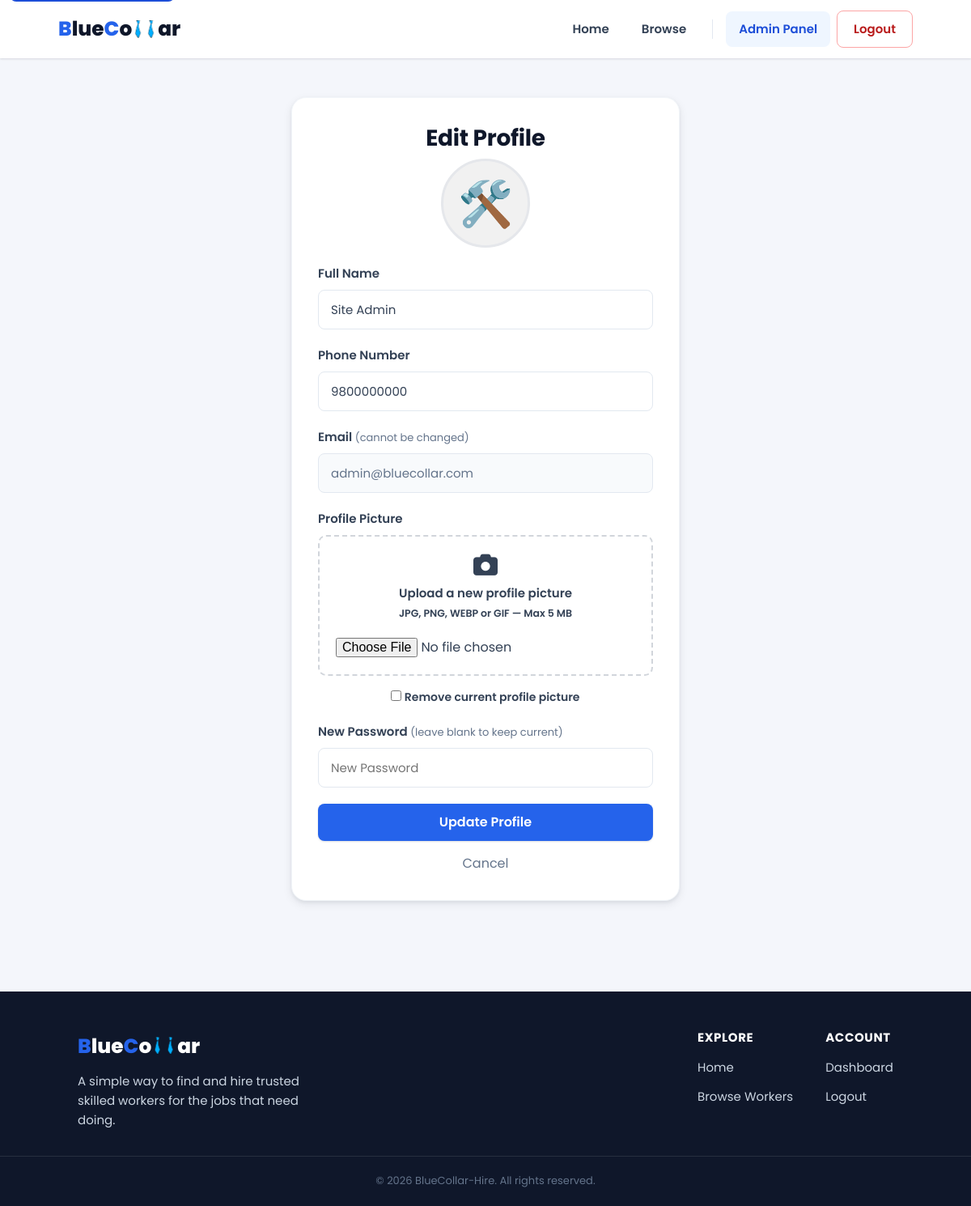
Screenshot of /user/profile.php (signed in) with the database file from the repository.
### tables this page shows
CREATE TABLE users (
    id INT AUTO_INCREMENT PRIMARY KEY,
    name VARCHAR(100) NOT NULL,
    email VARCHAR(150) NOT NULL UNIQUE,
    phone VARCHAR(20) NOT NULL,
    password VARCHAR(255) NOT NULL,
    role ENUM('client','worker','admin') NOT NULL DEFAULT 'client',
    avatar VARCHAR(20) DEFAULT '🙂',
    created_at TIMESTAMP DEFAULT CURRENT_TIMESTAMP
);

### config/session.php (called while the page is built, shortened)
<?php
function e($string)
{
    return htmlspecialchars($string ?? "", ENT_QUOTES, "UTF-8");
}

### user/profile.php (the view, shortened to what this page needs)
<?php
require_once "../config/session.php";
$user_id = $_SESSION['user_id'];
$stmt = mysqli_prepare($conn, "SELECT * FROM users WHERE id = ?");
mysqli_stmt_bind_param($stmt, "i", $user_id);
mysqli_stmt_execute($stmt);
$user = mysqli_stmt_get_result($stmt)->fetch_assoc();
?>
<!DOCTYPE html>
<html lang="en">
<head>
    <link
        rel="stylesheet"
        href="../assets/css/style.css"
    >
    <link
        rel="stylesheet"
        href="https://cdnjs.cloudflare.com/ajax/libs/font-awesome/6.7.1/css/all.min.css"
    >
</head>
<body>
<?php
include "../includes/navbar.php";
?>
<main id="main-content" class="form-page">
    <div class="form-container">
        <div class="form-card">
            <form
                method="POST"
                enctype="multipart/form-data"
                novalidate
            >
                <h2>Edit Profile</h2>
                <div class="profile-image-preview">
                    <div class="avatar-circle">
                        <?php if (
                            !empty($user['avatar']) &&
                            strpos(
                                $user['avatar'],
                                'uploads/profile/'
                            ) === 0
                        ): ?>
                            <img
                                src="../<?= e($user['avatar']) ?>"
                                alt="Current profile picture"
                            >
                        <?php elseif (!empty($user['avatar'])): ?>
                            <span class="avatar-emoji">
                                <?= e($user['avatar']) ?>
                            </span>
                        <?php else: ?>
                            <i class="fa-solid fa-user"></i>
                        <?php endif; ?>
                    </div>
                </div>
                <div class="field">
                    <label for="name">
                        Full Name
                    </label>
                    <input
                        type="text"
                        id="name"
                        name="name"
                        value="<?= e($user['name']) ?>"
                        autocomplete="name"
                        required
                    >
                </div>
                <div class="field">
                    <label for="phone">
                        Phone Number
                    </label>
                    <input
                        type="text"
                        id="phone"
                        name="phone"
                        value="<?= e($user['phone']) ?>"
                        autocomplete="tel"
                        required
                    >
                </div>
                <div class="field">
                    <label for="email">
                        Email
                        <span
                            class="hint"
                            style="display:inline;"
                        >
                            (cannot be changed)
                        </span>
                    </label>
                    <input
                        type="email"
                        id="email"
                        value="<?= e($user['email']) ?>"
                        disabled
                    >
                </div>
                <div class="field">
                    <label for="profile_image">
                        Profile Picture
                    </label>
                    <div class="upload-box">
                        <label for="profile_image">
                            <i
                                class="fa-solid fa-camera"
                                aria-hidden="true"
                            ></i>
                            <div>
                                Upload a new profile picture
                            </div>
                            <small>
                                JPG, PNG, WEBP or GIF — Max 5 MB
                            </small>
                        </label>
                        <input
                            type="file"
                            id="profile_image"
                            name="profile_image"
                            accept="image/jpeg,image/png,image/webp,image/gif"
                        >
                    </div>
                    <?php if (!empty($user['avatar'])): ?>
                        <div class="remove-avatar">
                            <label>
                                <input
                                    type="checkbox"
                                    name="remove_avatar"
                                    value="1"
                                >
                                Remove current profile picture
                            </label>
                        </div>
                    <?php endif; ?>
                </div>
                <div class="field">
                    <label for="new_password">
                        New Password
                        <span
                            class="hint"
                            style="display:inline;"
                        >
                            (leave blank to keep current)
                        </span>
                    </label>
                    <input
                        type="password"
                        id="new_password"
                        name="new_password"
                        placeholder="New Password"
                        autocomplete="new-password"
                        minlength="6"
                    >
                </div>
                <button
                    type="submit"
                    name="update"
                    class="btn primary block"
                >
                    Update Profile
                </button>
                <a
                    href="my_profile.php"
                    class="cancel-link"
                >
                    Cancel
                </a>
            </form>
        </div>
    </div>
</main>
<?php
include "../includes/footer.php";
?>
</body>
</html>

### assets/css/style.css (style rules this page uses)
:root { --brand-50: #eff6ff; --brand-100: #dbeafe; --brand-200: #bfdbfe; --brand-500: #3b82f6; --brand-600: #2563eb; --brand-700: #1d4ed8; --brand-900: #1e3a8a; --ink-900: #0f172a; --ink-700: #334155; --ink-600: #475569; --ink-500: #64748b; --ink-300: #cbd5e1; --ink-200: #e2e8f0; --ink-100: #f1f5f9; --surface: #ffffff; --surface-muted: #f8fafc; --page-bg: #f4f6fb; --success-bg: #dcfce7; --success-text: #15803d; --success-ring: #86efac; --warning-bg: #fef3c7; --warning-text: #92400e; --warning-ring: #fcd34d; --danger-bg: #fee2e2; --danger-text: #b91c1c; --danger-ring: #fca5a5; --neutral-bg: #e2e8f0; --neutral-text: #475569; --neutral-ring: #cbd5e1; --danger-600: #dc2626; --danger-700: #b91c1c; --shadow-sm: 0 1px 2px rgba(15, 23, 42, 0.06), 0 1px 3px rgba(15, 23, 42, 0.08); --shadow-md: 0 4px 12px rgba(15, 23, 42, 0.08), 0 2px 4px rgba(15, 23, 42, 0.06); --shadow-lg: 0 12px 30px rgba(15, 23, 42, 0.12), 0 4px 10px rgba(15, 23, 42, 0.06); --radius-sm: 8px; --radius-md: 12px; --radius-lg: 18px; --radius-full: 999px; --space-1: 4px; --space-2: 8px; --space-3: 12px; --space-4: 16px; --space-5: 20px; --space-6: 24px; --space-8: 32px; --space-10: 40px; --space-12: 48px; --space-16: 64px; --font-sans: "Poppins", -apple-system, BlinkMacSystemFont, "Segoe UI", Roboto, Helvetica, Arial, sans-serif; --text-xs: 0.8125rem; --text-sm: 0.9375rem; --text-base: 1rem; --text-lg: 1.125rem; --text-xl: 1.375rem; --text-2xl: 1.75rem; --text-3xl: 2.25rem; --text-4xl: 3rem; --container: 1200px; --header-h: 72px; --transition: 180ms cubic-bezier(0.4, 0, 0.2, 1); }
*, *::before, *::after { box-sizing: border-box; }
* { margin: 0; padding: 0; }
html { scroll-behavior: smooth; }
body { font-family: var(--font-sans); color: var(--ink-700); background: var(--page-bg); line-height: 1.6; -webkit-font-smoothing: antialiased; text-rendering: optimizeLegibility; }
a { text-decoration: none; color: inherit; }
button { font-family: inherit; cursor: pointer; }
input, select, textarea, button { font-family: inherit; font-size: inherit; color: inherit; }
h1, h2, h3, h4 { color: var(--ink-900); font-weight: 700; line-height: 1.25; letter-spacing: -0.01em; }
h2 { font-size: var(--text-2xl); }
main { display: block; min-height: calc(100vh - var(--header-h) - 220px); }
.btn { display: inline-flex; align-items: center; justify-content: center; gap: var(--space-2); padding: 13px 28px; border-radius: var(--radius-sm); border: 2px solid transparent; font-weight: 600; font-size: var(--text-base); line-height: 1; transition: transform var(--transition), box-shadow var(--transition), background var(--transition), color var(--transition), border-color var(--transition); cursor: pointer; }
.btn.primary { background: var(--brand-600); color: #fff; box-shadow: var(--shadow-sm); }
.btn.block { width: 100%; }
.form-page { padding: var(--space-12) 20px; display: flex; justify-content: center; }
.form-container { width: 100%; max-width: 480px; }
.form-card { background: var(--surface); padding: var(--space-8); border-radius: var(--radius-lg); box-shadow: var(--shadow-md); border: 1px solid var(--ink-100); }
.form-card h2 { text-align: center; margin-bottom: var(--space-2); }
.field { margin-bottom: var(--space-5); }
.field label { display: block; margin-bottom: var(--space-2); font-weight: 600; font-size: var(--text-sm); color: var(--ink-700); }
.field .hint { display: block; font-weight: 400; color: var(--ink-500); font-size: var(--text-xs); margin-top: 4px; }
.form-card input[type="text"], .form-card input[type="email"], .form-card input[type="password"], .form-card input[type="number"], .form-card input[type="date"], .form-card input[type="tel"], .form-card select, .form-card textarea { width: 100%; padding: 12px 15px; border: 1.5px solid var(--ink-200); border-radius: var(--radius-sm); font-size: var(--text-sm); background: var(--surface); transition: border-color var(--transition), box-shadow var(--transition); }
.form-card input:disabled { background: var(--surface-muted); color: var(--ink-500); }
.avatar-circle { width: 110px; height: 110px; border-radius: 50%; overflow: hidden; display: flex; align-items: center; justify-content: center; background: #f1f1f1; border: 3px solid #e5e7eb; }
* { box-sizing: border-box; }
.cancel-link { display: inline-block; margin-top: 1rem; color: #64748b; text-decoration: none; }

### rows the page displays
users: avatar "🛠️", name "Site Admin", phone "9800000000", email "admin@bluecollar.com"
